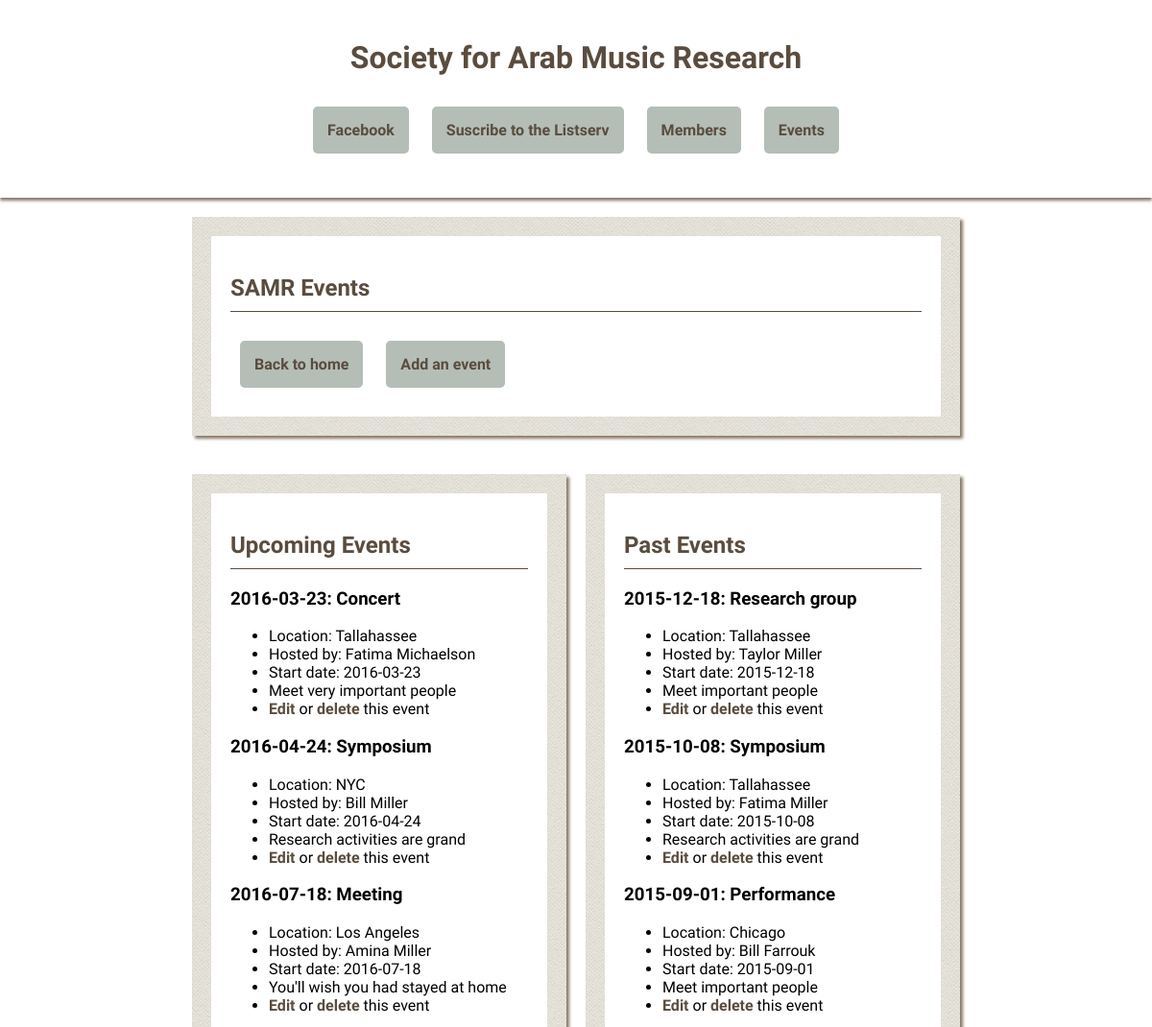
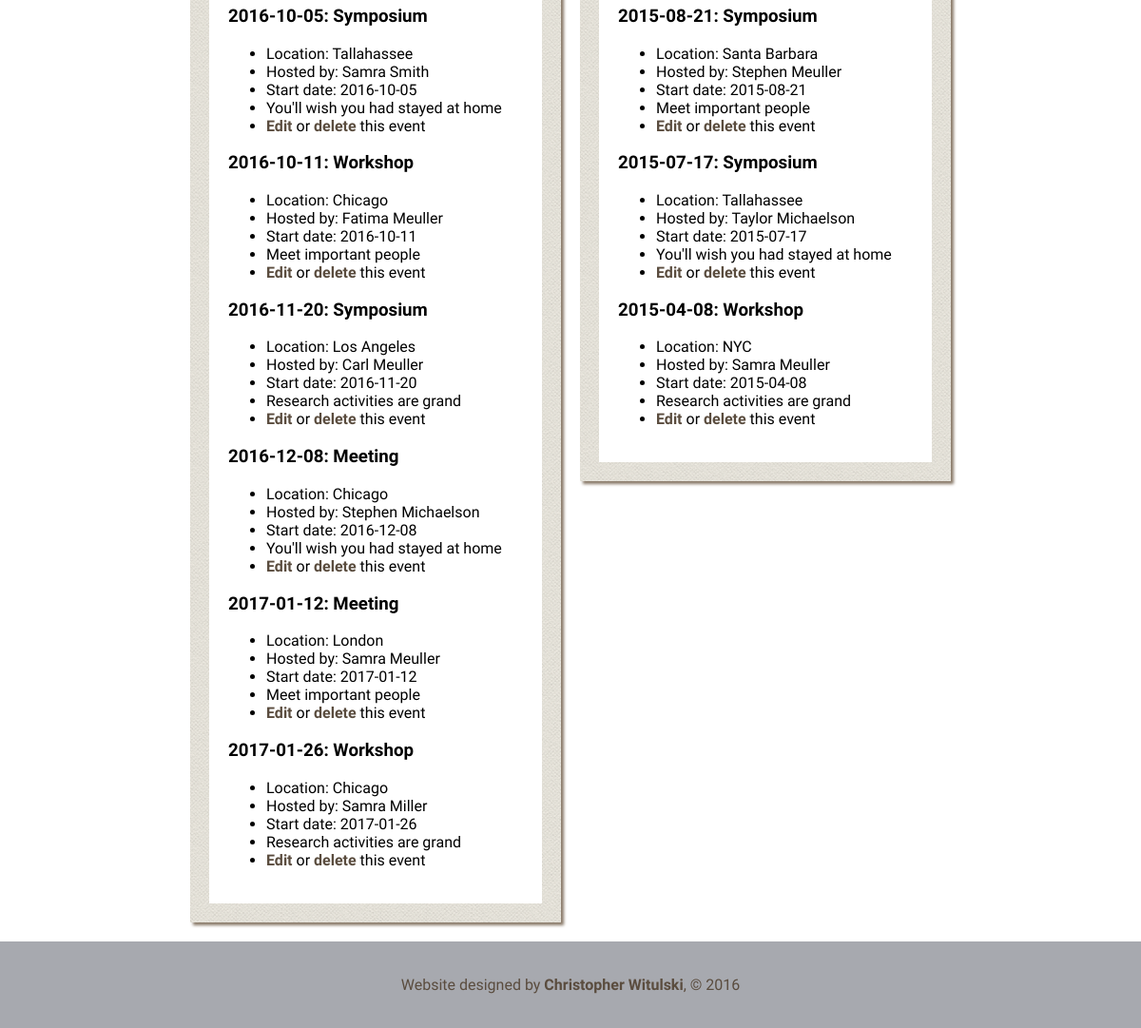
Screenshot of /events/ with the database file from the repository (2 pictures, top to bottom).
### samr_db_setup.py (models this page shows)
class Event(Base):
	__tablename__ = 'event'
	title = Column(String(80), nullable = False)
	location = Column(String(250), nullable = False)
	description = Column(String(250), nullable = True)
	start_date = Column(String(10), nullable = False)
	id = Column(Integer, primary_key = True)
	host_id = Column(Integer, ForeignKey('bio.id'))
	host = relationship(Bio)

class Bio(Base):
	__tablename__ = 'bio'
	name = Column(String(80), nullable = False)
	affiliation = Column(String(250), nullable = True)
	interests = Column(String(250), nullable = True)
	email = Column(String(250), nullable = True)
	website = Column(String(250), nullable = True)
	id = Column(Integer, primary_key = True)

### samr.py (the view)
@app.route('/events/')
def events():
	today = datetime.date.today()
	upcoming = session.query(Event).filter(Event.start_date >= today).order_by(Event.start_date)
	past = session.query(Event).filter(Event.start_date < today).order_by(Event.start_date.desc())
	return render_template('events.html', upcoming = upcoming, past = past)

### templates/events.html (shortened to what this page needs)
<html>
<head>
	<link rel=stylesheet type=text/css href="{{ url_for('static', filename = 'styles.css') }}">
</head>
<body>
<div id = "header">
	<h1>Society for Arab Music Research</h1>
	<p class = "menu">
		<span class="menu-item"><a class='button' href= "https://www.facebook.com/groups/378262162265234" target = "_blank">Facebook</a></span>
		<span class="menu-item"><a class='button' href="http://www.mailman.srv.ualberta.ca/mailman/listinfo/samr-list" target="_blank">Suscribe to the Listserv</a></span>
		<span class="menu-item"><a class='button' href="{{ url_for( 'bios' ) }}">Members</a></span>
		<span class="menu-item"><a class='button' href="{{ url_for( 'events' ) }}">Events</a></span>
	</p>
</div>
<div id = "wrapper">
	<div class='outer full'>
		<div class = 'inner'>
			<h2>SAMR Events</h2>
			<a class = 'button' href= "{{ url_for('home') }}">Back to home</a>
			<a class = 'button' href="{{ url_for('addEvent') }}">Add an event</a>
		</div>
	</div>
	<div class='outer left'>
		<div class = 'inner'>
			<h2>Upcoming Events</h2>
			{% for u in upcoming %}
			<h3>{{ u.start_date }}: {{ u.title }}</h3>
			<ul>
				<li>Location: {{ u.location }}</li>
				<li>Hosted by: {{ u.host.name }}</li>
				<li>Start date: {{ u.start_date }}</li>
				<li>{{ u.description }}</li>
				<li><a href="{{ url_for('editEvent', event_id=u.id) }}">Edit</a> or
					<a href="{{ url_for('deleteEvent', event_id=u.id) }}">delete</a> this event</a></li>
			</ul>
			{% endfor %}
		</div>
	</div>
	<div class = 'outer right'>
		<div class = 'inner'>
			<h2>Past Events</h2>
			{% for p in past %}
			<h3>{{ p.start_date }}: {{ p.title }}</h3>
			<ul>
				<li>Location: {{ p.location }}</li>
				<li>Hosted by: {{ p.host.name }}</li>
				<li>Start date: {{ p.start_date }}</li>
				<li>{{ p.description }}</li>
				<li><a href="{{ url_for('editEvent', event_id=p.id) }}">Edit</a> or
					<a href="{{ url_for('deleteEvent', event_id=p.id) }}">delete</a> this event</a></li>
			</ul>
			{% endfor %}
		</div>
	</div>
</div>
<div id = "footer">
	<p>Website designed by <a target='_blank' href="http://witulski.wordpress.com">Christopher Witulski</a>, &copy; 2016</p>
</div>
</body>

### static/styles.css (style rules this page uses)
@media screen and (min-width: 801px) { #wrapper { width: 800px; } }
@media screen and (min-width: 801px) { .outer { width: calc((100% - 100px) / 2); margin-top: 20px; margin-bottom: 20px; } }
@media screen and (min-width: 801px) { .left { float: left; } }
@media screen and (min-width: 801px) { .right { float: right; } }
@media screen and (min-width: 801px) { .full { width: calc(100% - 40px); } }
body { font-family: 'Old Standard TT', serif; margin: 0px 0px; background-image: url('/static/bg.jpg'); background-size: cover; background-attachment: fixed; }
h1 { font-family: 'Dancing Script', cursive; font-weight: 700; color: #5a4c3e; }
h2 { color: #5a4c3e; font-family: 'Dancing Script', cursive; font-weight: 700; display: block; padding-bottom: 10px; border-bottom: 1px solid #5a4c3e; }
a { text-decoration: none; font-weight: 700; color: #5a4c3e; }
#header { text-align: center; padding-top: 20px; padding-bottom: 20px; background: white; margin: 0; box-shadow: 0px 3px 3px #897968; }
#footer { text-align: center; padding-top: 20px; padding-bottom: 20px; background: #a7a9af; color: #5a4c3e; margin-bottom: 0; clear: both; }
.menu-item { list-style: none; display: inline-block; border-radius: 5px; }
.button { display: inline-block; padding: 15px; background-color: #b4beb7; border-radius: 5px; margin: 10px; }
#wrapper { margin: auto; }
.outer { display: inline-block; padding: 20px; background-image: url('/static/paper.png'); box-shadow: 3px 3px 3px #897968; }
.inner { background-color: white; margin: 0px; padding: 20px; }

### rows the page displays
Event: start_date "2016-03-23", title "Concert", location "Tallahassee", host.name "Fatima Michaelson", description "Meet very important people"
Event: start_date "2016-04-24", title "Symposium", location "NYC", host.name "Bill Miller", description "Research activities are grand"
Event: start_date "2016-07-18", title "Meeting", location "Los Angeles", host.name "Amina Miller", description "You'll wish you had stayed at home"
Event: start_date "2016-10-05", title "Symposium", location "Tallahassee", host.name "Samra Smith", description "You'll wish you had stayed at home"
Event: start_date "2016-10-11", title "Workshop", location "Chicago", host.name "Fatima Meuller", description "Meet important people"
Event: start_date "2016-11-20", title "Symposium", location "Los Angeles", host.name "Carl Meuller", description "Research activities are grand"
Event: start_date "2016-12-08", title "Meeting", location "Chicago", host.name "Stephen Michaelson", description "You'll wish you had stayed at home"
Event: start_date "2017-01-12", title "Meeting", location "London", host.name "Samra Meuller", description "Meet important people"
Event: start_date "2017-01-26", title "Workshop", location "Chicago", host.name "Samra Miller", description "Research activities are grand"
Event: start_date "2015-12-18", title "Research group", location "Tallahassee", host.name "Taylor Miller", description "Meet important people"
Event: start_date "2015-10-08", title "Symposium", location "Tallahassee", host.name "Fatima Miller", description "Research activities are grand"
Event: start_date "2015-09-01", title "Performance", location "Chicago", host.name "Bill Farrouk", description "Meet important people"
Event: start_date "2015-08-21", title "Symposium", location "Santa Barbara", host.name "Stephen Meuller", description "Meet important people"
Event: start_date "2015-07-17", title "Symposium", location "Tallahassee", host.name "Taylor Michaelson", description "You'll wish you had stayed at home"
Event: start_date "2015-04-08", title "Workshop", location "NYC", host.name "Samra Meuller", description "Research activities are grand"
